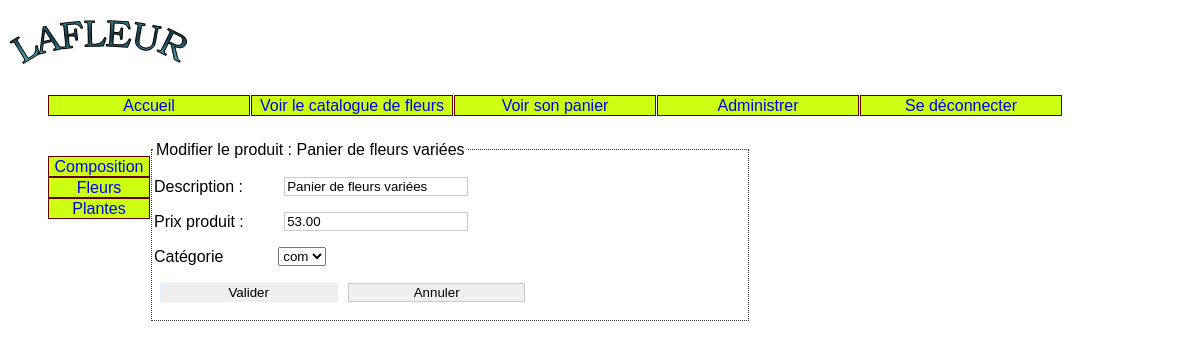
Screenshot of /index.php?uc=administrer&action=modif_produit&idproduit=c01 (signed in) with the database file from the repository.
### tables this page shows
CREATE TABLE IF NOT EXISTS `categorie` (
  `id` char(32) NOT NULL,
  `libelle` char(32) DEFAULT NULL,
  PRIMARY KEY (`id`)
);

CREATE TABLE IF NOT EXISTS `produit` (
  `id` char(32) NOT NULL,
  `description` char(50) DEFAULT NULL,
  `prix` decimal(10,2) DEFAULT NULL,
  `image` char(32) DEFAULT NULL,
  `idCategorie` char(32) NOT NULL,
  PRIMARY KEY (`id`),
  KEY `I_FK_Produit_CATEGORIE` (`idCategorie`)
);

### util/class.pdoLafleur.inc.php (called while the page is built, shortened)
<?php
class PdoLafleur
{
      	private static $serveur='mysql:host=localhost';
      	private static $bdd='dbname=lafleur';
      	private static $user='root' ;
      	private static $mdp='' ;
		private static $monPdo;
		private static $monPdoLafleur = null;
	private function __construct()
	{
    		PdoLafleur::$monPdo = new PDO(PdoLafleur::$serveur.';'.PdoLafleur::$bdd, PdoLafleur::$user, PdoLafleur::$mdp);
			PdoLafleur::$monPdo->query("SET CHARACTER SET utf8");
	}
	public  static function getPdoLafleur()
	{
		if(PdoLafleur::$monPdoLafleur == null)
		{
			PdoLafleur::$monPdoLafleur= new PdoLafleur();
		}
		return PdoLafleur::$monPdoLafleur;
	}
	public function getLesCategories()
	{
		$req = "select * from categorie";
		$res = PdoLafleur::$monPdo->query($req);
		$lesLignes = $res->fetchAll();
		return $lesLignes;
	}
    public function getNomProduit($id){
        $req="select description, prix, idCategorie from produit where id = '$id'";
        $res = PdoLafleur::$monPdo->query($req);
        $leproduit = $res->fetch();
        return $leproduit;
    }
    public function getLesCategorie(){
        $req="select DISTINCT idCategorie from produit";
        $res = PdoLafleur::$monPdo->query($req);
        $lescat = $res->fetchAll();
        return $lescat;
    }
}
?>

### vues/v_adminCat.php (the view)
<ul id="categories">
    <?php
    foreach($lesCategories as $uneCategorie)
    {
        $idCategorie = $uneCategorie['id'];
        $libCategorie = $uneCategorie['libelle'];
        ?>
        <li>
            <a href=index.php?uc=administrer&categorie=<?php echo $idCategorie ?>&action=liste_produit><?php echo $libCategorie ?></a>
        </li>
    <?php
    }
    ?>
</ul>

### vues/v_modifProd.php (shortened to what this page needs)
<?php if(!isset($_POST['idproduit'])){ ?>
<form name="ajoutproduit" method="POST"">
    <fieldset>
        <legend>Modifier le produit : <?php echo $nomproduit['description']?></legend>
        <p>
            <label for="description">Description :</label>
            <input id="description" type="text" name="description" size="30" maxlength="45" value="<?php echo $nomproduit['description'] ?>">
        </p>
        <p>
            <label for="prix">Prix produit :</label>
            <input id="prix" type="text" name="prix" size="30" maxlength="45" value="<?php echo $nomproduit['prix'] ?>">
        </p>
        <p>
            <label for="prix">Catégorie</label>
            <select name="categorie">
                <?php
                foreach($lesCategories as $uneCategorie)
                {
                    $categorie = $uneCategorie['idCategorie'];
                    if($categorie != $nomproduit['idCategorie']){
                        echo '<option value="'.$categorie.'">'.$categorie.'</option>';
                    }else{
                        echo '<option selected="'.$categorie.'" value="'.$categorie.'">'.$categorie.'</option>';
                    }
                }
                ?>
            </select>
        </p>
        <p>
            <input type="submit" value="Valider" name="valider">
            <input type="reset" value="Annuler" name="annuler">
        </p>
    </fieldset>
</form>
<?php } ?>

### util/cssGeneral.css (style rules this page uses)
html { font:normal 100%/1.2em "Trebuchet MS",Verdana,Helvetica,Arial,sans-serif; }
fieldset { display:block; width:50%; border: 1px dotted #353535; padding:2px; overflow:hidden; }
label { background:transparent none; display: block; width: 20%; float: left; padding-right: 1%; text-align: left; }
input { margin-left: 1%; width: 30%; border: #CCC 1px solid; }
input[type="submit"] { border: #DDEEFF 1px solid; width: 30%; }
#categories { float:left; }
#menu li a , #categories li a { text-decoration:none; }
#categories li { list-style-type: none; list-style-image:none; margin-right: 1px ; border:1px solid #600; width:100px; text-align:center; background:#ccff11; }

### rows the page displays
categorie: libelle "Composition"
categorie: libelle "Fleurs"
categorie: libelle "Plantes"
produit: description "Panier de fleurs variées", prix "53.00", categorie "com"
